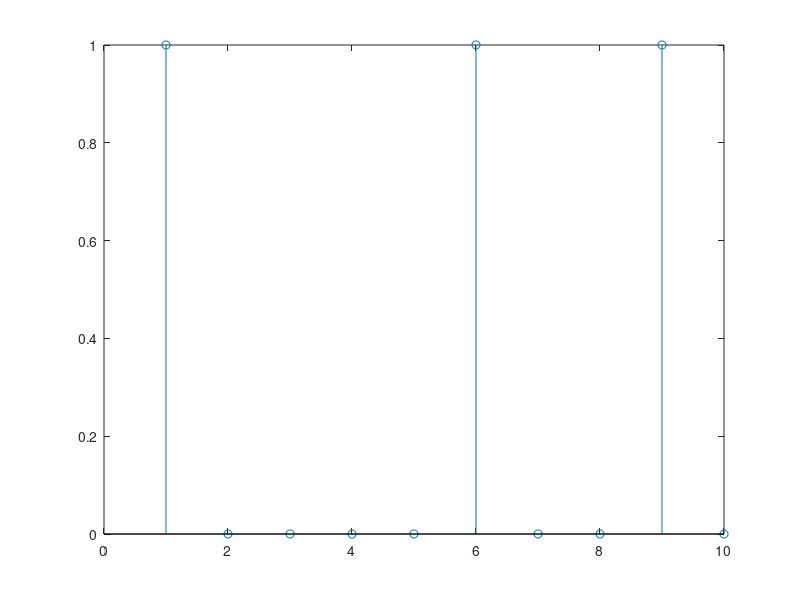
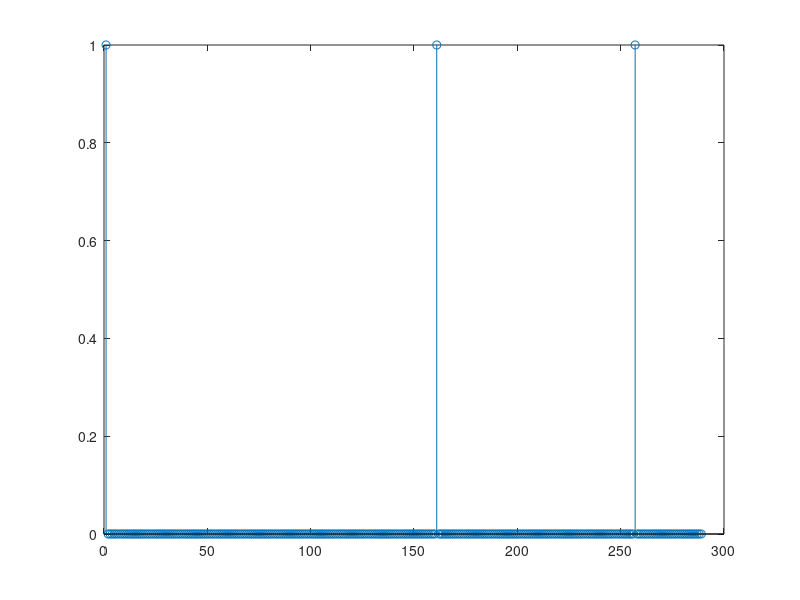
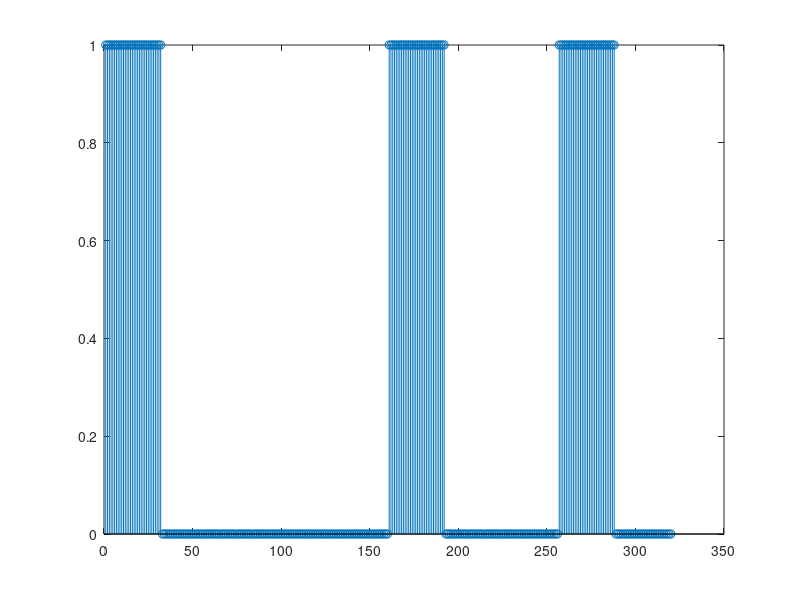

Source code (MATLAB) for these figures, in order: (Note: this script raises an error after producing the figures.)
close all
clearvars
clc

%% RECTANGULAR SIGNAL GENERATION

% generate and visualize with a graph a casual sequence of 10 bits
bit = randi([0 1],1,10);
figure(1)
stem(bit)
% space previous generated bits with 31 zeros
bit_int(1:32:32*10) = bit;
pause
figure(2)
stem(bit_int)
% bit convolution spaced with a 32-samples rectangular filter
rect = rectwin(32);
bit_rect = conv(rect, bit_int);
pause
figure(3)
stem(bit_rect)
% the following operation on the signal is used to make its processing 
% possible by the Simulink "FM Modulator Passband" block
bit_rect_t = [(1:length(bit_rect)); 2*bit_rect - 1] ;
pause

%% GAUSSIAN SIGNAL GENERATION

% generation of a 32-samples gaussian filter
bt = 0.3;
span = 4;
sps = 8;
h = gaussdesign(bt,span,sps);
fvtool(h,'impulse')
% convolution between the gaussian filter and the rectangular segnal 
% previously obtained
bit_gauss = conv(bit_rect,h);
pause
figure(5)
stem(bit_gauss)
% the following operation on the signal is used to make its processing 
% possible by the Simulink "FM Modulator Passband" block
bit_gauss_t = [(1:length(bit_gauss)); 2*bit_gauss - 1] ;

